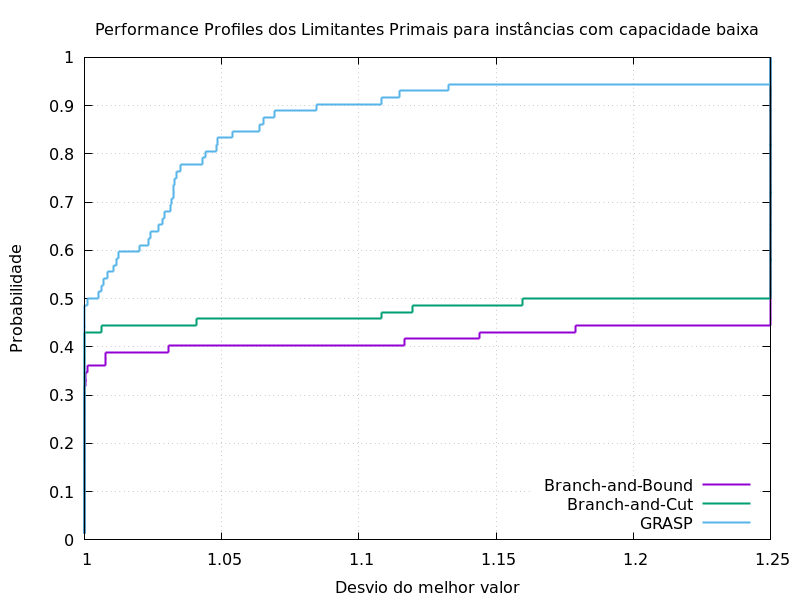

Reproduce this figure in gnuplot.
#! /usr/bin/gnuplot
set terminal pngcairo size 800,600
set grid
set output "A-primal.png"
set title "Performance Profiles dos Limitantes Primais para instâncias com capacidade baixa"
set xlabel "Desvio do melhor valor"
set ylabel "Probabilidade"
set key right bottom
plot "A-primal.csv" using 2:1 with steps linewidth 2 title "Branch-and-Bound", "A-primal.csv" using 3:1 with steps linewidth 2 title "Branch-and-Cut", "A-primal.csv" using 4:1 with steps linewidth 2 title "GRASP"
